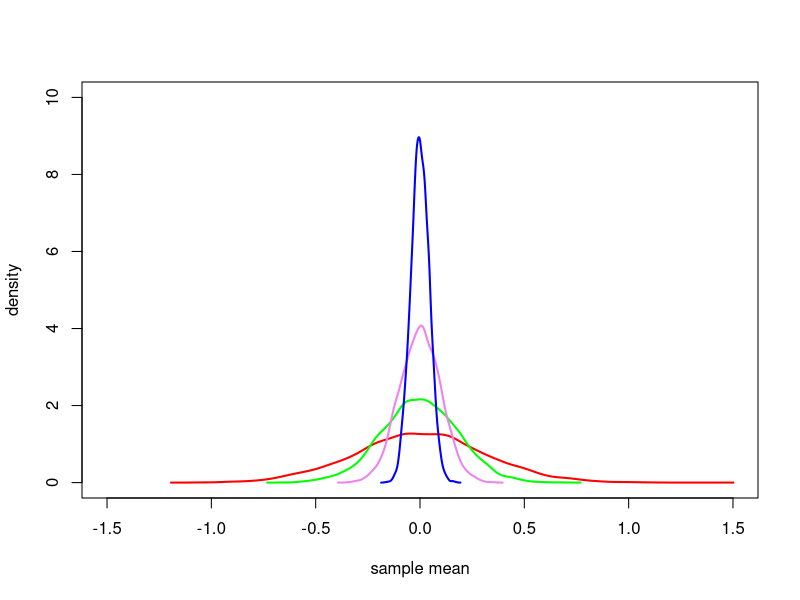

Write R code to recreate this figure.
density_Normal=function(n, col){
  rep=10000
  mu=0
  sigma_2=1
  M<- numeric(rep)
  for ( i in 1:rep){
    x = rnorm(n, mu, sigma_2)
    M[i] = mean(x)
  }
  lines(density(M), col=col, lwd=2)
}

plot(NULL, xlim=c(-1.5, 1.5), ylim=c(0,10), xlab="sample mean", ylab="density")
density_Normal(10, "red")
density_Normal(30, "green")
density_Normal(100, "violet")
density_Normal(500, "blue")
